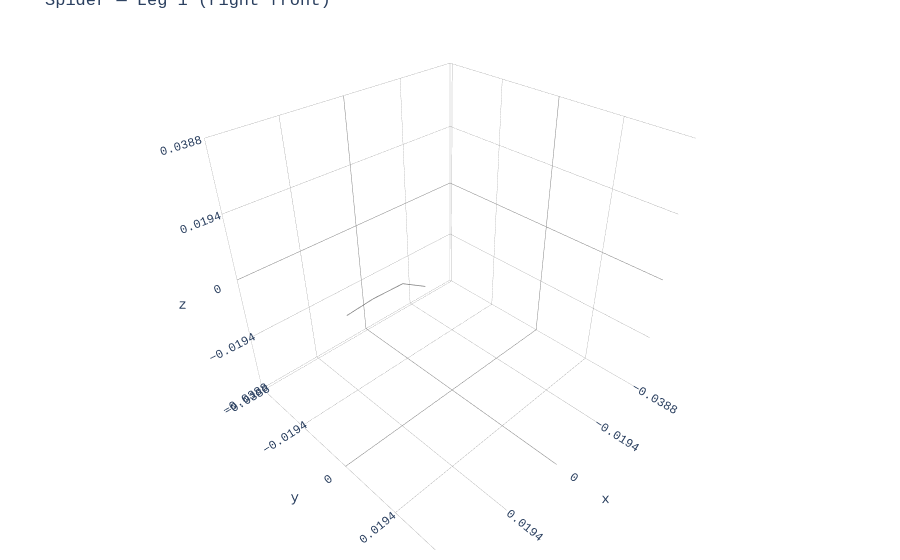

The notebook cell this image was saved under:
### Markdown cell above
## 3. Plotting Individual Legs

Use `plot_partial_plotly` with `leg_number` to isolate a single leg.

### Code cell
# Plot leg 1 (right front)
fig = plot_partial_plotly(spider, leg_number=1, colour="crimson", alpha=0.8)
fig.update_layout(title="Spider — Leg 1 (right front)")
fig.show()

### Figure 1 — Plotly figure (JSON) as saved in the notebook; plotly's stock layout.template omitted (floating-point values rounded to 4 significant figures)
{"data": [{"hoverinfo": "name", "line": {"color": "grey", "width": 1.5}, "mode": "lines", "name": "leg_1 crimson", "type": "scatter3d", "x": [0.02751, 0.02125, 0.01348, 0.006835, 0.01348, 0.02125, 0.02751, 0.02751], "y": [-0.008419, -0.005889, -0.003729, -0.002878, -0.003729, -0.005889, -0.008419, -0.008419], "z": [-0.000485, 0.002517, 0.004206, 0.000425, 0.004206, 0.002517, -0.000485, -0.000485]}], "layout": {"font": {"family": "Andale Mono, Courier New, sans-serif"}, "margin": {"b": 10, "l": 10, "r": 10, "t": 10}, "scene": {"aspectmode": "cube", "aspectratio": {"x": 1, "y": 1, "z": 1}, "xaxis": {"backgroundcolor": "white", "dtick": 0.0194, "gridcolor": "grey", "gridwidth": 0.5, "range": [-0.0388, 0.0388], "showbackground": true, "zerolinecolor": "grey"}, "yaxis": {"backgroundcolor": "white", "dtick": 0.0194, "gridcolor": "grey", "gridwidth": 0.5, "range": [-0.03967, 0.03794], "showbackground": true, "zerolinecolor": "grey"}, "zaxis": {"backgroundcolor": "white", "dtick": 0.0194, "gridcolor": "grey", "gridwidth": 0.5, "range": [-0.0388, 0.0388], "showbackground": true, "zerolinecolor": "grey"}}, "showlegend": false, "title": {"text": "Spider — Leg 1 (right front)"}}}
